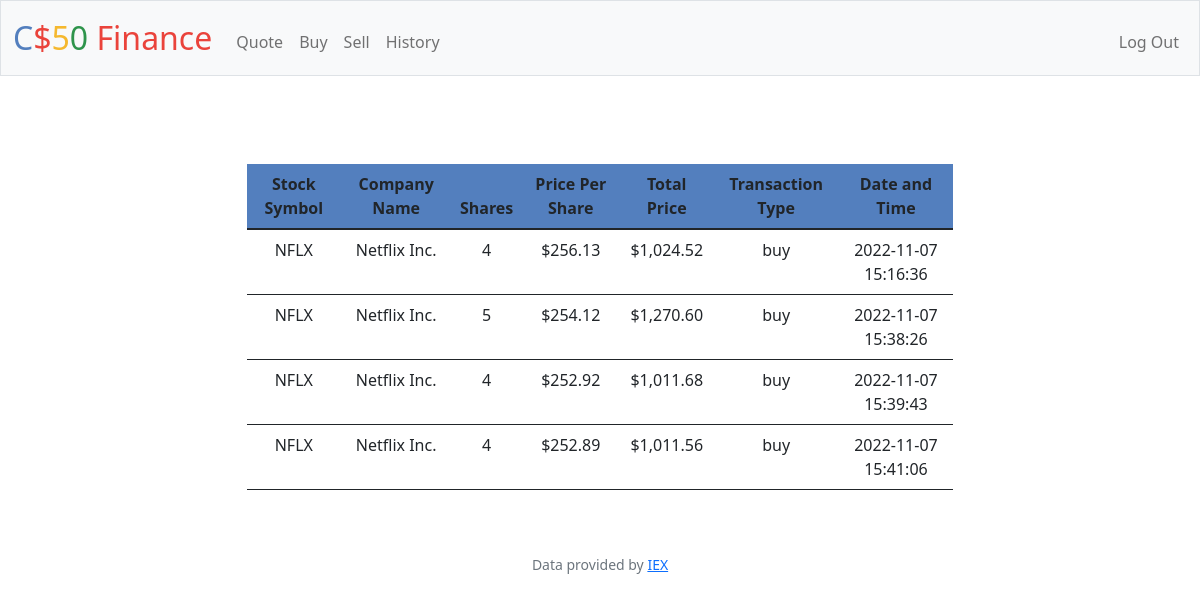
Screenshot of /history (signed in) with the database file from the repository.
### tables this page shows
CREATE TABLE 'history' ('id' INTEGER PRIMARY KEY AUTOINCREMENT NOT NULL, 'user_id' INTEGER NOT NULL, 'symbol' TEXT NOT NULL, 'shares' INTEGER NOT NULL,'pricePerShare' NUMERIC NOT NULL, 'transactionType' TEXT NOT NULL, 'date' DATETIME NOT NULL);

CREATE TABLE 'companies' ('id' INTEGER PRIMARY KEY AUTOINCREMENT NOT NULL, 'symbol' TEXT NOT NULL, 'companyName' TEXT NOT NULL);

### app.py (the view)
@app.route("/history")
@login_required
def history():
    history = db.execute(
        "SELECT * FROM history INNER JOIN companies ON history.symbol = companies.symbol WHERE user_id = ?", session["user_id"])
    for elem in history:
        elem.update({"totalPrice": elem["shares"] * elem["pricePerShare"]})
    return render_template("history.html", history=history)

### app.py (called while the page is built)
@app.after_request
def after_request(response):
    response.headers["Cache-Control"] = "no-cache, no-store, must-revalidate"
    response.headers["Expires"] = 0
    response.headers["Pragma"] = "no-cache"
    return response

### helpers.py (called while the page is built)
def login_required(f):
    @wraps(f)
    def decorated_function(*args, **kwargs):
        if session.get("user_id") is None:
            return redirect("/login")
        return f(*args, **kwargs)
    return decorated_function

def usd(value):
    return f"${value:,.2f}"

### templates/history.html (shortened to what this page needs)
{% extends "layout.html" %}
{% block main %}
    {% if history %}
    <div class="section">
        <table class = "table">
            <thead>
                <tr>
                    <th>Stock Symbol</th>
                    <th>Company Name</th>
                    <th>Shares</th>
                    <th>Price Per Share</th>
                    <th>Total Price</th>
                    <th>Transaction Type</th>
                    <th>Date and Time</th>
                </tr>
            </thead>
            <tbody>
                {% for r in history %}
                <tr class = "tableData-row">
                    <td>{{r.symbol}}</td>
                    <td>{{r.companyName}}</td>
                    <td>{{r.shares}}</td>
                    <td>{{r.pricePerShare | usd}}</td>
                    <td>{{r.totalPrice | usd}}</td>
                    <td>{{r.transactionType}}</td>
                    <td>{{r.date}}</td>
                </tr>
                {% endfor %}
            </tbody>
        </table>
    </div>
    {% else %}
        <div>
            <p class = "emptyhistory">There is currently no history to display!</p>
        </div>
    {% endif %}
{% endblock %}

### static/styles.css (style rules this page uses)
.table { width: 60%; margin-left: auto; margin-right: auto; margin-top: 40px; }
thead { background-color: #537fbe; }
th { font-weight: bold; }
.tableData-row { border-bottom: 1px solid; }

### rows the page displays
history: symbol "NFLX", companyName "Netflix Inc.", shares "4", pricePerShare "$256.13", totalPrice "$1,024.52", transactionType "buy", date "2022-11-07 15:16:36"
history: symbol "NFLX", companyName "Netflix Inc.", shares "5", pricePerShare "$254.12", totalPrice "$1,270.60", transactionType "buy", date "2022-11-07 15:38:26"
history: symbol "NFLX", companyName "Netflix Inc.", shares "4", pricePerShare "$252.92", totalPrice "$1,011.68", transactionType "buy", date "2022-11-07 15:39:43"
history: symbol "NFLX", companyName "Netflix Inc.", shares "4", pricePerShare "$252.89", totalPrice "$1,011.56", transactionType "buy", date "2022-11-07 15:41:06"
